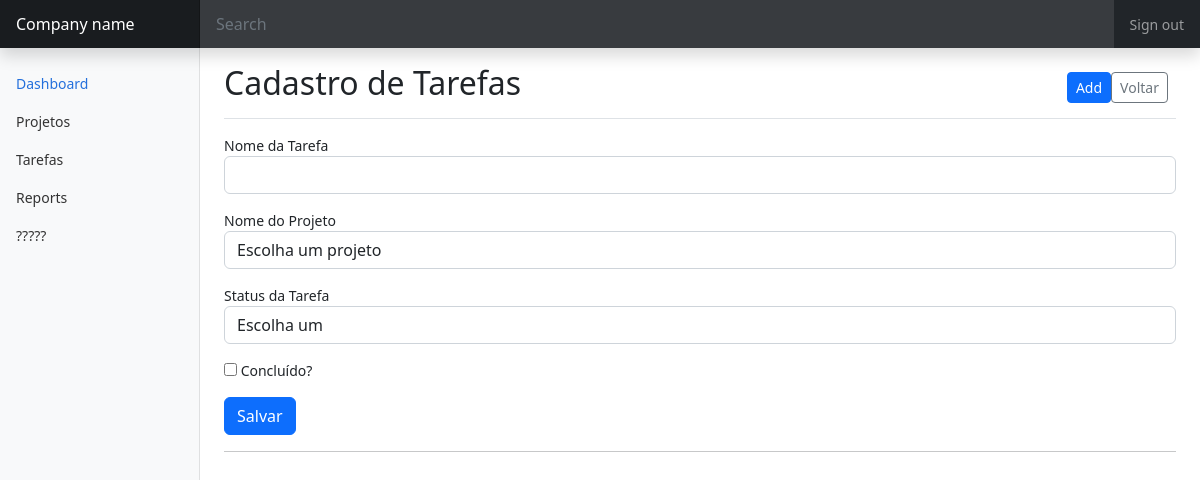
/tasks/edit/6, run on an earlier commit of the app's database.
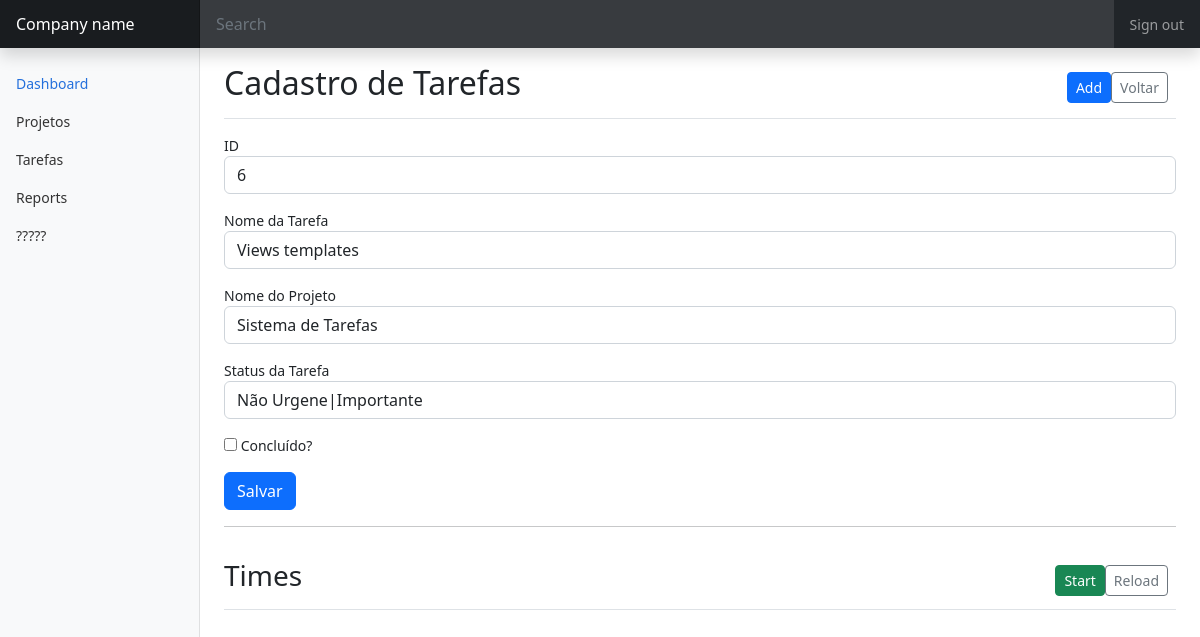
And on a later commit of the database.
### projetos/models.py (models this page shows, shortened)
class Task(db.Model):
    nivel_task_colors = {1:"bg-success", 2:"bg-warning", 3: "#ff7c00", 4: "bg-danger" }
    nivel_task = { 1:"Não Urgene/Importante", 2:"Urgente/Importante", 3: "Urgente/Não Importante", 4: "Não Urgente/Não Importante" }
    id = db.Column(db.Integer, primary_key=True)
    task_name = db.Column(db.String(80), nullable=False)
    nivel = db.Column(db.Integer, nullable=False)
    concluido = db.Column(db.Boolean)
    project_id = db.Column(db.Integer, db.ForeignKey('project.id'),
        nullable=False)
    times = db.relationship('TaskTime', backref='task', lazy=True)

### projetos/vw_tasks.py (the view)
@bp.route("/tasks/edit/<int:id>", methods=("GET", ))
def edit(id):
    record = Task.query.filter_by(id=id).first()
    projects = Project.query.all()
    return render_template("projetos/tarefas/form.html", record=record, projects=projects)

### templates/projetos/tarefas/form.html (shortened to what this page needs)
{% extends 'layout.html' %}
{% block content %}
  <main class="col-md-9 ms-sm-auto col-lg-10 px-md-4">
    <div class="d-flex justify-content-between flex-wrap flex-md-nowrap align-items-center pt-3 pb-2 mb-3 border-bottom">
      <h1 class="h2">Cadastro de Tarefas</h1>
      <div class="btn-toolbar mb-2 mb-md-0">
        <a href="{{ url_for("task.add") }}" class="btn btn-sm btn-primary">Add</a>
        <div class="btn-group me-2">
          <a href="{{ url_for("task.index") }}" class="btn btn-sm btn-outline-secondary">Voltar</a>
        </div>
      </div>
    </div>
    <form method="post" enctype="multipart/form-data">
        {% if record %}
        <div class="mb-3">
            <label>ID</label>
            <input type="text" name="id" value="{{ record.id }}" required readonly class="form-control" />
        </div>
        {% endif %}
        <div class="mb-3">
            <label>Nome da Tarefa</label>
            <input type="text" name="task_name" required class="form-control"
              value="{{ record.task_name if record else "" }}" />
        </div>
        <div class="mb-3">
            <label>Nome do Projeto</label>
            <select name="project_id" required class="form-control">
                <option value="">Escolha um projeto</option>
                {% for p in projects %}
                <option value="{{ p.id }}" {{ "selected=''" if record and record.project_id==p.id else "" }}>{{ p.project_name }}</option>
                {% endfor %}
            </select>
        </div>
        <div class="mb-3">
            <label>Status da Tarefa</label>
            <select name="nivel" required class="form-control">
                <option value="">Escolha um</option>
                {% for k,v in {1:"Urgente|Importante", 2: "Urgente|Não Importante", 3:"Não Urgene|Importante" }.items() %}
                <option value="{{ k }}" {{ "selected=''" if record and record.nivel==k else "" }}>{{ v }}</option>
                {% endfor %}
            </select>
        </div>
        <div class="mb-3">
            <label>
                <input type="checkbox" name="concluido" {{ "checked=''" if record and record.concluido==True else "" }}/>
                Concluído?</label>
        </div>
        <div class="mb-3">
            <button type="submit" class="btn btn-primary">Salvar</button>
        </div>
    </form>
    <hr>
    {% if record %}
    <div class="d-flex justify-content-between flex-wrap flex-md-nowrap align-items-center pt-3 pb-2 mb-3 border-bottom">
      <h3>Times</h3>
      <div class="btn-toolbar mb-2 mb-md-0">
        <a href="{{ url_for("time.start", task_id=record.id if record else 0) }}" {{"disabled" if open_task else ""}}" class="btn btn-sm btn-success">Start</a>
        <div class="btn-group me-2">
          <a href="{{ url_for("index") }}" class="btn btn-sm btn-outline-secondary">Reload</a>
        </div>
      </div>
    </div>
    {% endif %}
  </main>
  {% endblock %}

What changed in the data, as far as the page shows it:
added Task: id "6", task_name "Views templates"
Also different on the page:
form field project_id: "Escolha um projeto" → "Sistema de Tarefas"
form field nivel: "Escolha um" → "Não Urgene|Importante"
text now shown: "ID Times Start Reload"
